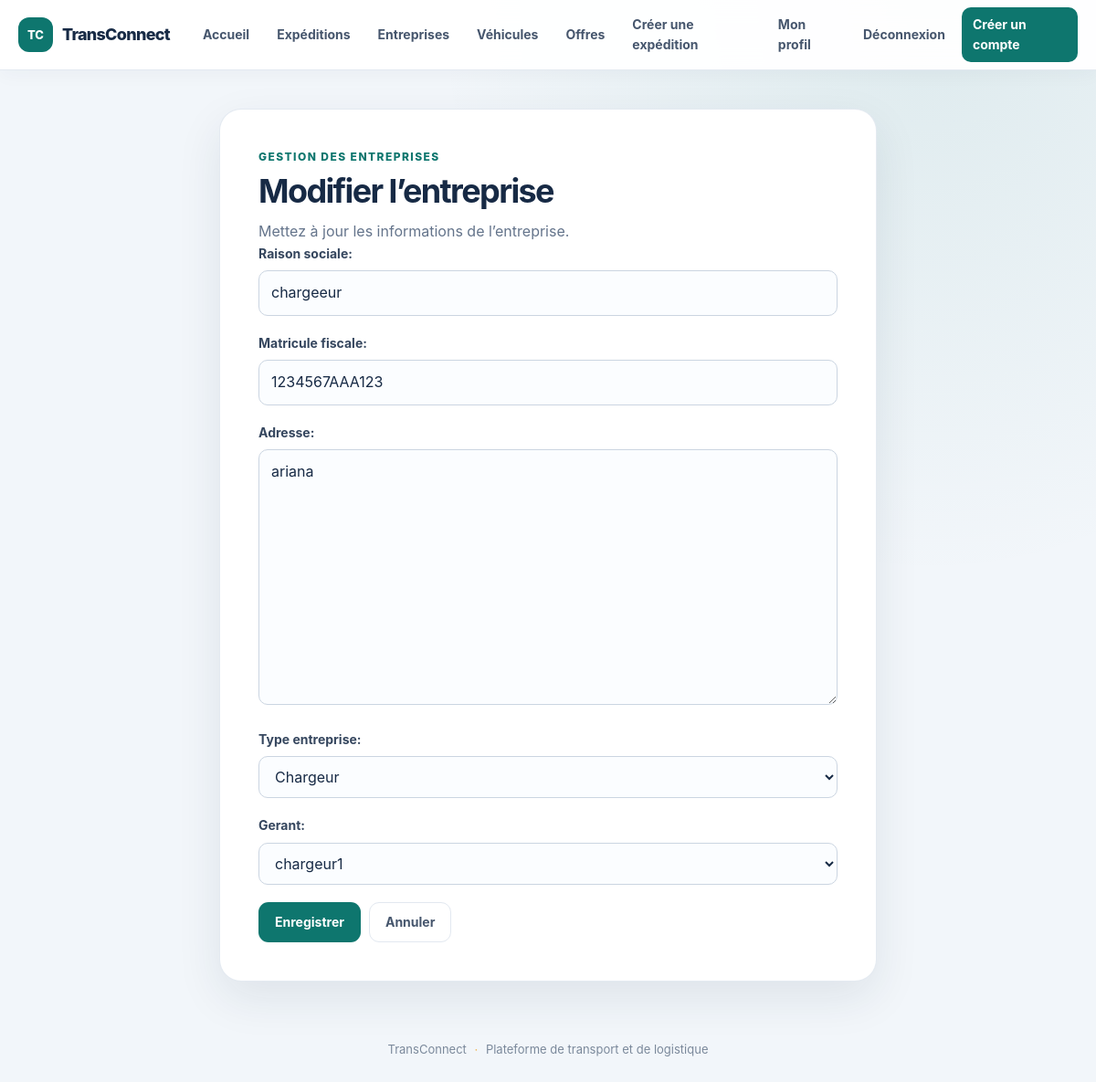
The page /entreprise/1/update/ (signed in) on the database its author committed.
### EntrepriseApp/models.py (models this page shows, shortened)
class Entreprise(models.Model):
    raison_sociale = models.CharField(max_length=200, blank=False, null=False)
    matricule_fiscale = models.CharField(max_length=17, unique=True, blank=False, null=False)
    adresse = models.TextField()
    MinLengthValidator(20,"l'adresse doit contenir au moins 20 caractères")
    MaxLengthValidator(400,"l'adresse doit contenir au maximum 200 caractères")
    type_entreprise = models.CharField(max_length=100,
    choices=[
        ('C', 'Chargeur'),
        ('T', 'Transporteur'),
    ])
    creation_date = models.DateTimeField(auto_now_add=True)
    update_date = models.DateTimeField(auto_now=True)
    gerant = models.OneToOneField(utilisateur, on_delete=models.CASCADE,
    related_name='entreprise')

### EntrepriseApp/views.py (the view)
# urls.py: path('<int:pk>/update/', UpdateEntreprise.as_view(), name='entreprise-update'),
class UpdateEntreprise(LoginRequiredMixin, UpdateView):
    model = Entreprise
    template_name = 'Entreprise/forms.html'
    form_class = EntrepriseForm
    success_url = reverse_lazy('entreprise-list')

### EntrepriseApp/forms.py
class EntrepriseForm(forms.ModelForm):
    class Meta:
        model = Entreprise
        exclude = ('creation_date', 'update_date')

### EntrepriseApp/templates/Entreprise/forms.html (shortened to what this page needs)
{% extends "base.html" %}
{% block content %}
<section class="page-card page-card--narrow">
    <p class="eyebrow">Gestion des entreprises</p>
    <h1>{% if object %}Modifier l’entreprise{% else %}Nouvelle entreprise{% endif %}</h1>
    <p class="page-intro">
        {% if object %}Mettez à jour les informations de l’entreprise.{% else %}Renseignez les informations de l’entreprise à ajouter.{% endif %}
    </p>
    <form class="app-form" method="post">
        {{ form.as_p }}
        <div class="button-row">
            <button class="button" type="submit">Enregistrer</button>
            <a class="button-secondary" href="{% url 'entreprise-list' %}">Annuler</a>
        </div>
    </form>
</section>
{% endblock %}

### EntrepriseApp/static/EntrepriseApp/css/site.css (style rules this page uses)
:root { color-scheme: light; --ink: #172a45; --muted: #64748b; --brand: #0e766e; --brand-dark: #0b5d57; --brand-soft: #e6f5f2; --accent: #f0b44d; --surface: #ffffff; --surface-soft: #f7fafc; --line: #e2e8f0; --danger: #b42332; --shadow: 0 18px 50px rgba(23, 42, 69, 0.09); }
* { box-sizing: border-box; }
body.app-body { min-width: 320px; min-height: 100vh; margin: 0; background: radial-gradient(ellipse at 85% 0, rgba(14, 118, 110, 0.09), transparent 34rem), #f2f6fa; color: var(--ink); font-family: Inter, "Segoe UI", Arial, sans-serif; line-height: 1.6; }
.page-card { padding: clamp(24px, 4vw, 42px); border: 1px solid rgba(226, 232, 240, 0.9); border-radius: 24px; background: var(--surface); box-shadow: var(--shadow); }
.page-card--narrow { width: min(720px, 100%); margin: 0 auto; }
.eyebrow { margin: 0 0 7px; color: var(--brand); font-size: 12px; font-weight: 800; letter-spacing: 0.12em; text-transform: uppercase; }
h1, h2, h3 { color: var(--ink); line-height: 1.2; }
h1 { margin: 0; font-size: clamp(27px, 4vw, 36px); letter-spacing: -0.045em; }
.page-intro { max-width: 640px; margin: 10px 0 0; color: var(--muted); }
.button, .button-secondary, .button-danger { display: inline-flex; min-height: 44px; align-items: center; justify-content: center; gap: 8px; padding: 10px 17px; border: 1px solid transparent; border-radius: 11px; font: inherit; font-size: 14px; font-weight: 750; text-align: center; text-decoration: none; cursor: pointer; transition: background 0.18s ease, border-color 0.18s ease, transform 0.18s ease; }
.button { background: var(--brand); color: #fff; }
.button-secondary { border-color: var(--line); background: #fff; color: #46566d; }
.record-actions, .button-row { display: flex; flex-wrap: wrap; align-items: center; gap: 9px; }
.app-form p { margin: 0 0 19px; }
.app-form label { display: block; margin-bottom: 7px; color: #35465e; font-size: 14px; font-weight: 700; }
.app-form input:not([type="checkbox"]), .app-form select, .app-form textarea { width: 100%; min-height: 46px; padding: 11px 13px; border: 1px solid #cbd5e1; border-radius: 10px; outline: none; background: #fbfdff; color: var(--ink); font: inherit; transition: border-color 0.18s ease, box-shadow 0.18s ease, background 0.18s ease; }
.app-form textarea { min-height: 120px; resize: vertical; }

### rows shown on the page
Entreprise: raison_sociale "chargeeur", matricule_fiscale "1234567AAA123", adresse "ariana", type_entreprise "Chargeur", gerant "chargeur1"
